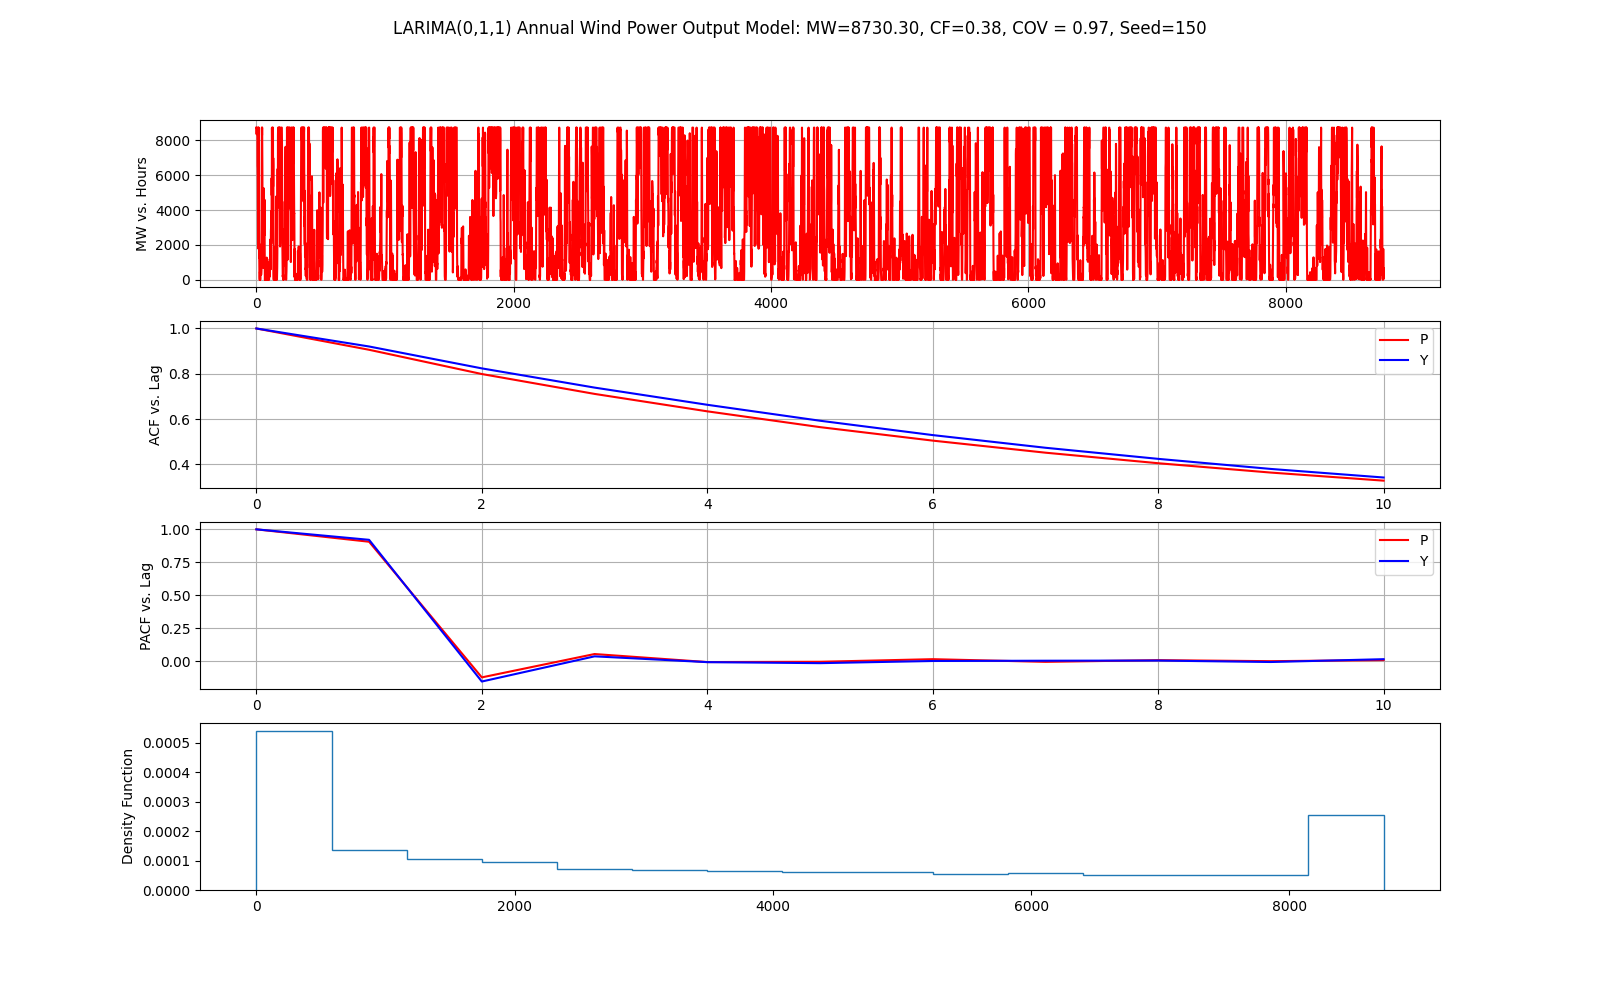

Write Python code to recreate this figure.
# Copyright (C) 2021-2023 Battelle Memorial Institute
# file: test_wind.py
# plots output, autocorrelation, and density function of synthetic wind plant output
# see https://doi.org/10.1109/TPWRS.2009.2033277 for details on the method

import numpy as np
import matplotlib.pyplot as plt
import math
from scipy import stats
from statsmodels import api as sm
import os
import sys

def acf(x, t=1):
  return np.corrcoef(np.array([x[0:len(x)-t], x[t:len(x)]]))

if __name__ == '__main__':
  print ('usage: python test_wind.py [seed=None] [MW=8730.3]')
  print ('  normalization plant size is 165.6 MW')
  print ('  ERCOT equivalent plant sizes are 99.8, 1674.8, 2242.2, 3562.2 and 8730.3 MW')
  seed = None
  Pnorm = 165.6
  Pmax = 8730.3
  if len(sys.argv) > 1:
    seed = int(sys.argv[1])
    np.random.seed(seed)
    if len(sys.argv) > 2:
      Pmax = float(sys.argv[2])

  plt.rcParams['savefig.directory'] = os.getcwd()
  days = 365

  Theta0 = 0.05 * math.sqrt (Pmax / Pnorm)
  Theta1 = -0.1 * (Pmax / Pnorm)
  Noise = 1.172 * math.sqrt (Pmax / Pnorm)
  Psi1 = 1.0
  Ylim = math.sqrt (Pmax) # 12.87

  n = 24 * days + 1
  h = np.linspace (0, n - 1, n)
  p = np.zeros (n)
  a = np.zeros (n)
  y = np.zeros (n)
  stddev = math.sqrt (Noise)

  a[0] = Theta0
  y[0] = Ylim

  for i in range (n):
    if i > 0:
      a[i] = np.random.normal (0.0, stddev)
      y[i] = Theta0 + a[i] - Theta1 * a[i-1] + Psi1 * y[i-1]
    if y[i] > Ylim:
      y[i] = Ylim
    elif y[i] < 0.0:
      y[i] = 0.0
    p[i] = y[i] * y[i]

  p_pa = sm.tsa.pacf (p, 10)
  p_acf = sm.tsa.acf (p, nlags=10)
  y_pa = sm.tsa.pacf (y, 10)
  y_acf = sm.tsa.acf (y, nlags=10)

  p_avg = p.mean()
  cf = p_avg / Pmax
  cov = p.std() / p_avg

  fig, ax = plt.subplots(4, 1, figsize=(16,10))
  fig.suptitle ('LARIMA(0,1,1) Annual Wind Power Output Model: MW={:.2f}, CF={:.2f}, COV = {:.2f}, Seed={:s}'.format (Pmax, cf, cov, str(seed)))

  ax[0].set_ylabel ('MW vs. Hours')
  ax[0].grid (linestyle = '-')
  ax[0].plot (h, p, 'r')

  ax[1].set_ylabel ('ACF vs. Lag')
  ax[1].grid (linestyle = '-')
  ax[1].plot (p_acf, 'r', label='P')
  ax[1].plot (y_acf, 'b', label='Y')
  ax[1].legend (loc='best')

  ax[2].set_ylabel ('PACF vs. Lag')
  ax[2].grid (linestyle = '-')
  ax[2].plot (p_pa, 'r', label='P')
  ax[2].plot (y_pa, 'b', label='Y')
  ax[2].legend (loc='best')

  ax[3].hist (p, histtype='step', density=True, bins=15)
  ax[3].set_ylabel ('Density Function')

  plt.show()



